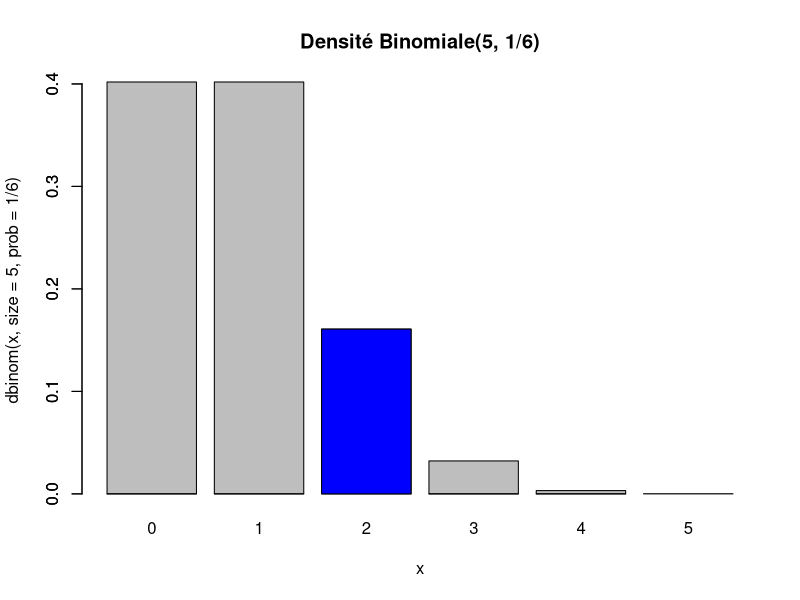
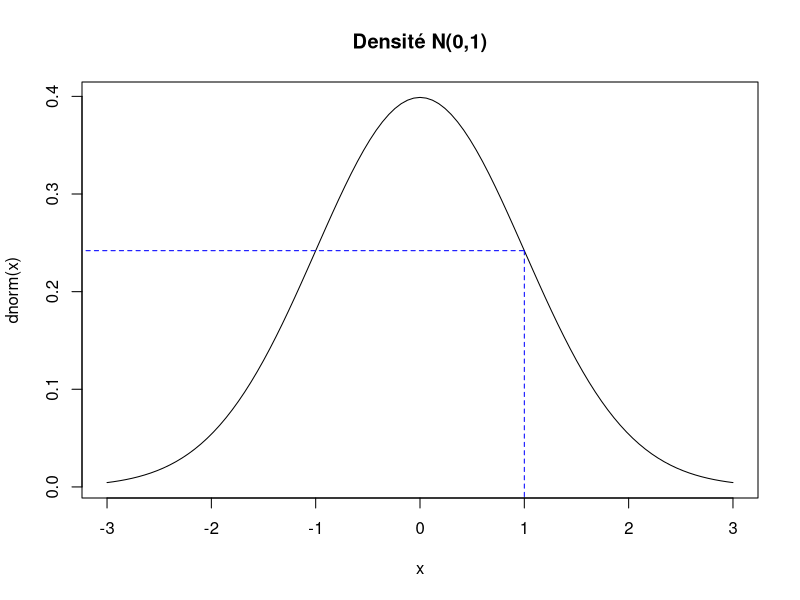
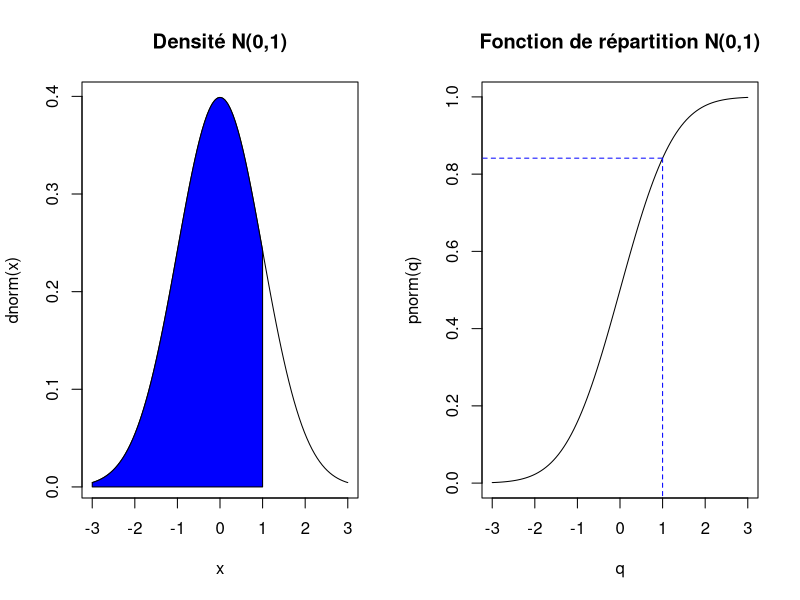
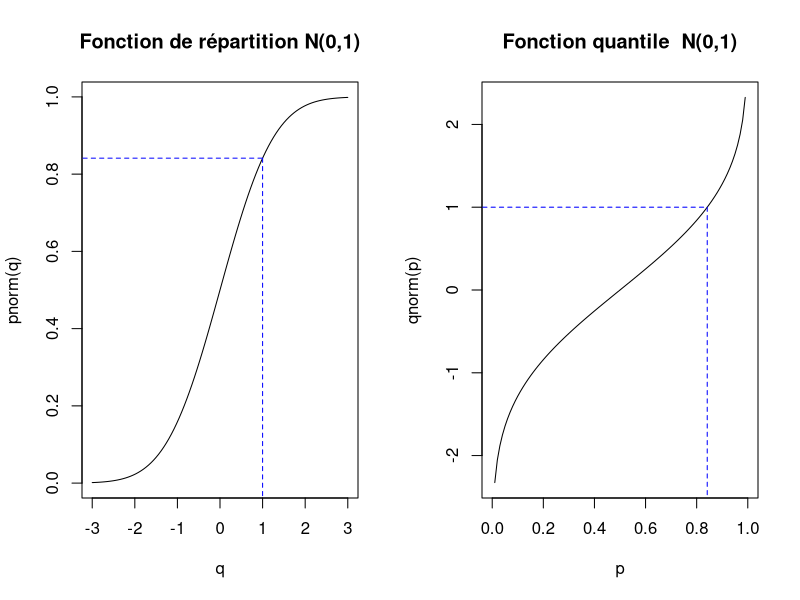
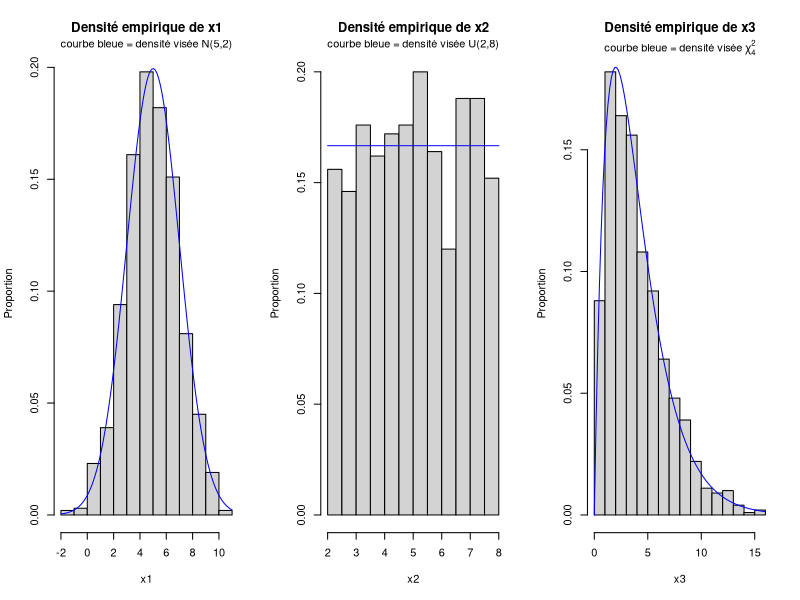

Recreate these plots in R, in order. (Note: this script raises an error after producing the figures.)
## ---- chunk 1
dbinom(x = 2, size = 5, prob = 1/6)
## ---- chunk 2
barplot(dbinom(0:5, size = 5, prob = 1/6), 
        names.arg = 0:5, main = "Densité Binomiale(5, 1/6)",
        xlab = "x", ylab = "dbinom(x, size = 5, prob = 1/6)")
barplot(c(0, 0, dbinom(2, size = 5, prob = 1/6), 0, 0),
        col = "blue", add = TRUE)
## ---- chunk 3
dnorm(x = 1)
## ---- chunk 4
curve(dnorm, xlim = c(-3, 3), main = "Densité N(0,1)")
segments(-4, dnorm(1), 1, dnorm(1), lty = 2, col = "blue")
segments(1, dnorm(1), 1, -1, lty = 2, col = "blue")
## ---- chunk 5
dnorm(x = 1, mean = c(-2, 0, 1), sd = c(1, 1.5, 2))
## ---- chunk 6
pnorm(q = 1)
## ---- chunk 7
par(mfrow = c(1,2))

curve(dnorm, xlim = c(-3, 3), main = "Densité N(0,1)")
x <- seq(-3, 1, length = 100)
polygon(c(x, 1, -3), c(dnorm(x), 0, 0), col = "blue")

curve(pnorm, xlim = c(-3, 3), main = "Fonction de répartition N(0,1)", xname = "q")
segments(-4, pnorm(1), 1, pnorm(1), lty = 2, col = "blue")
segments(1, pnorm(1), 1, -1, lty = 2, col = "blue")

par(mfrow = c(1,1))
## ---- chunk 8
qnorm(p = 0.8413447)
## ---- chunk 9
par(mfrow = c(1,2))

curve(pnorm, xlim = c(-3, 3), main = "Fonction de répartition N(0,1)", xname = "q")
segments(-4, pnorm(1), 1, pnorm(1), lty = 2, col = "blue")
segments(1, pnorm(1), 1, -1, lty = 2, col = "blue")

curve(qnorm, xlim = c(0, 1), main = "Fonction quantile  N(0,1)", xname = "p")
segments(-0.2, qnorm(pnorm(1)), pnorm(1), qnorm(pnorm(1)), lty = 2, col = "blue")
segments(pnorm(1), qnorm(pnorm(1)), pnorm(1), -3, lty = 2, col = "blue")

par(mfrow = c(1,1))
## ---- chunk 10
par(mfrow = c(1,3))

set.seed(150)
x1 <- rnorm(1000, mean = 5, sd = 2)
hist(x1, freq = FALSE, ylab = "Proportion", main = "Densité empirique de x1")
title(main = "courbe bleue = densité visée N(5,2)", line = 0.5, cex.main = 1, font.main = 1)
curve(dnorm(x, mean = 5, sd = 2), add = TRUE, col = "blue")

x2 <- runif(1000, min = 2, max = 8)
hist(x2, freq = FALSE, ylab = "Proportion", main = "Densité empirique de x2")
title(main = "courbe bleue = densité visée U(2,8)", line = 0.5, cex.main = 1, font.main = 1)
curve(dunif(x, min = 2, max = 8), add = TRUE, col = "blue")

set.seed(321)
x3 <- rchisq(1000, df = 4)
hist(x3, freq = FALSE, ylab = "Proportion", main = "Densité empirique de x3")
title(main = expression(paste("courbe bleue = densité visée ", chi[4]^2)), line = 0.5, cex.main = 1, font.main = 1)
curve(dchisq(x, df = 4), add = TRUE, col = "blue")

set.seed(NULL)
par(mfrow = c(1,1))
## ---- chunk 11
sample(1:6, size = 6)
## ---- chunk 12
sample(1:6, size = 6, replace = TRUE)
## ---- chunk 13
sample(1:6, size = 6, replace = TRUE, prob = c(1/2, rep(1/10, 5)))
## ---- chunk 14
str(iris)
index_ech <- sample.int(n = nrow(iris), size = 5, replace = FALSE)
index_ech
iris_ech <- iris[index_ech, ]
iris_ech
## ---- chunk 15
sample(letters, size = 5)
sample(letters, size = 5)
## ---- chunk 16
str(.Random.seed, width = 87, strict.width = 'cut')
## ---- chunk 17
sample(letters, size = 5)
## ---- chunk 18
str(.Random.seed, width = 87, strict.width = 'cut')
## ---- chunk 19
sample(letters, size = 5)
## ---- chunk 20
str(.Random.seed, width = 87, strict.width = 'cut')
## ---- chunk 21
set.seed(753)
## ---- chunk 22
str(.Random.seed, width = 87, strict.width = 'cut')
## ---- chunk 23
sample(letters, size = 5)
## ---- chunk 24
str(.Random.seed, width = 87, strict.width = 'cut')
## ---- chunk 25
sample(letters, size = 5)
## ---- chunk 26
set.seed(753)
sample(letters, size = 5)
## ---- chunk 27
t.test(Sepal.Width ~ Species, data = iris, 
       subset = Species %in% c("versicolor", "virginica"))
## ---- chunk 28
# multiplication par 2, car le test est bilatéral et la loi t est symétrique
pt(-3.2058, df = 97.927)*2 
## ---- chunk 29
wilcox.test(Sepal.Width ~ Species, data = iris, 
            subset = Species %in% c("versicolor", "virginica"), exact = FALSE)
## ---- chunk 30
reg <- lm(Sepal.Width ~ Sepal.Length, data = iris)
reg
## ---- chunk 31
ANOVA <- aov(Sepal.Width ~ Species, data = iris)
ANOVA
## ---- chunk 32
reg <- lm(Sepal.Width ~ Sepal.Length - 1, data = iris)
# ou encore :
reg <- lm(Sepal.Width ~ Sepal.Length + 0, data = iris)
## ---- chunk 33
coef(summary(reg))
## ---- chunk 34
reg <- lm(log(Sepal.Width) ~ log(Sepal.Length), data = iris)
## ---- chunk 35
coef(summary(reg))
## ---- chunk 36
reg <- lm(Sepal.Width ~ Sepal.Length + Sepal.Length^2, data = iris)
## ---- chunk 37
coef(summary(reg))
## ---- chunk 38
reg <- lm(Sepal.Width ~ Sepal.Length + I(Sepal.Length^2), data = iris)
## ---- chunk 39
coef(summary(reg))
## ---- chunk 40
iris$Sepal.Length_catego <- cut(iris$Sepal.Length, right = FALSE,
     breaks = c(-Inf, quantile(iris$Sepal.Length, probs = c(1/3, 2/3)), Inf))
iris$Petal.Width_catego <- cut(iris$Petal.Width, right = FALSE,
     breaks = c(-Inf, quantile(iris$Petal.Width, probs = c(1/3, 2/3)), Inf))
## ---- chunk 41
ANOVA <- aov(Sepal.Width ~ Species*Sepal.Length_catego*Petal.Width_catego, data = iris)
# ou encore
ANOVA <- aov(Sepal.Width ~ (Species + Sepal.Length_catego + Petal.Width_catego)^3, 
             data = iris)
## ---- chunk 42
summary(ANOVA)
## ---- chunk 43
ANOVA <- aov(Sepal.Width ~ Species*Sepal.Length_catego*Petal.Width_catego - 
               Species:Sepal.Length_catego:Petal.Width_catego, data = iris)
# ou encore
ANOVA <- aov(Sepal.Width ~ (Species + Sepal.Length_catego + Petal.Width_catego)^2, 
             data = iris)
## ---- chunk 44
summary(ANOVA)
## ---- chunk 45
reg <- lm(iris$Sepal.Width ~ iris$Sepal.Length)
coef(summary(reg))
## ---- chunk 46
reg <- lm(Sepal.Width ~ Sepal.Length, data = iris)  # (plus besoin des iris$ dans la formule)
coef(summary(reg))
## ---- chunk 47
reg <- lm(Sepal.Width ~ Sepal.Length, data = iris, subset = Species == "setosa")
coef(summary(reg))
## ---- chunk 48
iris2 <- iris
iris2$Sepal.Length[6] <- NA # pour insérer une donnée manquante (pas de NA dans iris)
## ---- chunk 49
reg <- lm(Sepal.Width ~ Sepal.Length, data = iris2, na.action = na.omit)
coef(summary(reg))
## ---- chunk 50
reg <- lm(Sepal.Width ~ Sepal.Length, data = iris)
reg
## ---- chunk 51
str(reg, list.len = 5)
## ---- chunk 52
class(reg)
print(reg)
## ---- chunk 53
ANOVA <- aov(Sepal.Width ~ Species, data = iris)
class(ANOVA)
## ---- chunk 54
reg <- lm(Sepal.Width ~ Sepal.Length, data = iris)
coef(reg)
## ---- chunk 55
reg$coefficients
## ---- chunk 56
reg <- lm(Sepal.Width ~ Sepal.Length + Petal.Width, data = iris)
summary(reg)
confint(reg)
str(residuals(reg))
predict(reg, newdata = data.frame(Sepal.Length = c(5, 6), 
                                  Petal.Width = c(1, 2)))

ANOVA <- aov(Sepal.Width ~ Species + Sepal.Length_catego, data = iris)
summary(ANOVA)
anova(ANOVA)
model.tables(ANOVA, type = "means")
TukeyHSD(ANOVA)
## ---- chunk 57
reg <- lm(Sepal.Width ~ Sepal.Length, data = iris)
reg_summary <- summary(reg)
sort(names(reg))
sort(names(reg_summary))
## ---- chunk 58
reg$coefficients
reg_summary$coefficients
## ---- chunk 59
reg_summary$r.squared
## ---- chunk 60
ANOVA <- aov(Sepal.Width ~ Species + Sepal.Length_catego, data = iris)
ANOVA_summary <- summary(ANOVA)
str(ANOVA_summary)
## ---- chunk 61
reg <- lm(Sepal.Width ~ Sepal.Length, data = iris)
## ---- chunk 62
library(broom)
tidy(reg) # très similaire à coef(summary(reg)) pour une sortie de lm
head(augment(reg))
glance(reg)
## ---- chunk 63
iris_ech_num <- iris_ech[, c("Sepal.Length", "Sepal.Width", "Petal.Length", "Petal.Width")]
iris_ech_num
## ---- chunk 64
dist(iris_ech_num, method = "euclidean", diag = TRUE)
## ---- chunk 65
dist(iris_ech_num, method = "minkowski", p = 2, diag = TRUE)
## ---- chunk 66
adist("Allo", "Hello")
## ---- chunk 67
A <- matrix(1:6, 3, 2)
A
B <- matrix(6:1, 3, 2)
B
A*B
## ---- chunk 68
A%*%B
C <- matrix(c(5,2,3,7), 2, 2)
C
A%*%C
## ---- chunk 69
solve(C)
## ---- chunk 70
crossprod(A,B)
# équivalent à
t(A)%*%B
## ---- chunk 71
1:3 %o% 4:5
1:3 %x% 4:5
## ---- chunk 72
A <- matrix(12:1, nrow = 3, ncol = 4)
A
B <- matrix(c(1,2), 2, 1)
B
A %o% B
A %x% B
## ---- chunk 73
outer(1:3, 4:5, '+')
kronecker(1:3, 4:5, '+')
## ---- chunk 74
C
diag(C)
## ---- chunk 75
diag(1:3)
## ---- chunk 76
diag(3)
## ---- chunk 77
df <- deriv(~ log(x) + sin(x), "x")
df
## ---- chunk 78
x <- 2:5
## ---- chunk 79
eval(df)
## ---- chunk 80
log(x) + sin(x)
## ---- chunk 81
1/x + cos(x)
## ---- chunk 82
# Points en lesquels nous allons dériver
x <- as.double(-3:3)
# Valeur de la fonction en ces points
pnorm(x)
# Calcul de la dérivée en ces points
numericDeriv(quote(pnorm(x)), "x")
## ---- chunk 83
dnorm(x)
## ---- chunk 84
delta <- .000001
(pnorm(x+delta) - pnorm(x-delta))/(2*delta)
## ---- chunk 85
integrate(dnorm, -Inf, 1)
## ---- chunk 86
pnorm(1)
## ---- chunk 87
curve(dnorm(x, mean = 3), from = -3, to = 10, 
      ylab = "densité N(3,1)", main = "Maximum de la densité normale")
abline(v = 3, lty = 2, col = "blue")
optimize(dnorm, interval = c(-3, 10), mean = 3, maximum = TRUE)
## ---- chunk 88
dnorm(x = 3, mean = 3)
## ---- chunk 89
moindresCarres <- function(beta, y, X) {
  as.vector(crossprod(y - X %*% matrix(beta, ncol = 1)))
}
## ---- chunk 90
reg <- lm(dist ~ speed + I(speed^2), data = cars)
coefficients(reg)
## ---- chunk 91
y <- cars$dist
X <- cbind(intercept = 1, cars$speed, cars$speed^2)
## ---- chunk 92
moindresCarres(beta = coefficients(reg), y = y, X = X)
## ---- chunk 93
op1 <- optim(par = c(3,3,3), fn = moindresCarres, y = y, X = X)
op1
## ---- chunk 94
op2 <- optim(par = c(3,3,3), fn = moindresCarres, y = y, X = X, method = "BFGS")
op2
## ---- chunk 95
op3 <- optim(par = c(2.5,1,0.1), fn = moindresCarres, y = y, X = X)
op3
## ---- chunk 96
coefficients(reg)
op2$par
